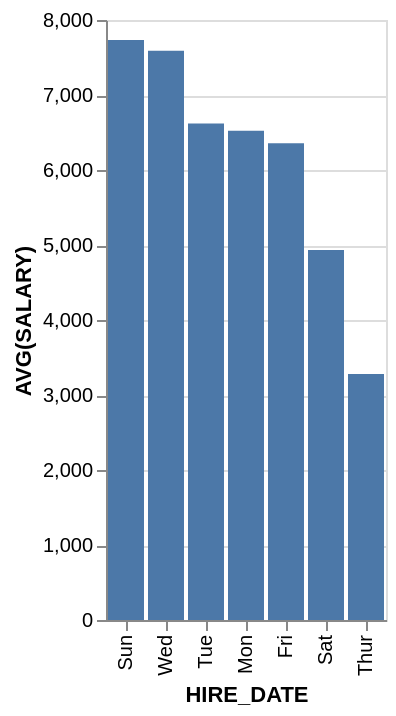

The Vega-Lite source for this figure:
### Vega-Lite specification from a JSON file in a GitHub repository (floating-point values rounded to 4 significant figures)
{"data": {"values": [{"x_data": "Sun", "y_data": 7733.0}, {"x_data": "Wed", "y_data": 7591.0}, {"x_data": "Tue", "y_data": 6620}, {"x_data": "Mon", "y_data": 6525}, {"x_data": "Fri", "y_data": 6357.0}, {"x_data": "Sat", "y_data": 4933.0}, {"x_data": "Thur", "y_data": 3280}]}, "mark": "bar", "encoding": {"x": {"field": "x_data", "type": "nominal", "title": "HIRE_DATE", "sort": {"op": "sum", "field": "y_data", "order": "descending"}}, "y": {"field": "y_data", "type": "quantitative", "title": "AVG(SALARY)"}}}
